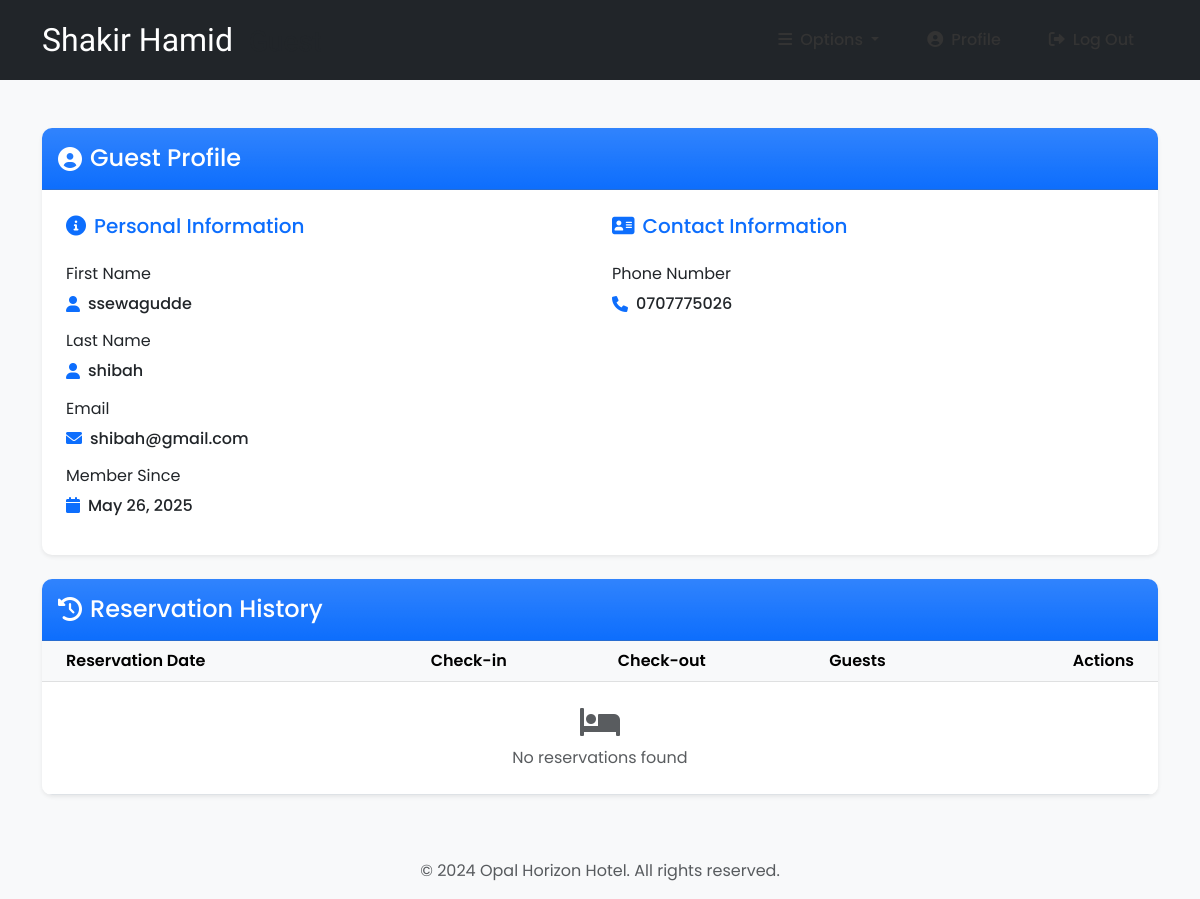
The page /guest-profile/2 (signed in) on the database its author committed.
### accounts/models.py (models this page shows, shortened)
class Guest(models.Model):
    user = models.OneToOneField(User, null=True, on_delete=models.CASCADE)
    phoneNumber = PhoneNumberField(unique=True)
    def currentRoom(self):
        Booking = apps.get_model('room', 'Booking')
        booking = Booking.objects.filter(guest=self).last()
        return booking.roomNumber

### accounts/views.py (the view, shortened to what this page needs)
# urls.py: path('guest-profile/<str:pk>', guest_profile, name="guest-profile"),
@login_required(login_url='login')
def guest_profile(request, pk):
    tempUser = User.objects.get(id=pk)
    guest = Guest.objects.get(user=tempUser)
    role = str(request.user.groups.all()[0])
    path = role + "/"
    eventAttendees = EventAttendees.objects.filter(guest=guest)
    bookings = Booking.objects.filter(guest=guest)
    context = {
        "role": role,
        "guest": guest,
        "eventAttendees": eventAttendees,
        "bookings": bookings
    }
    return render(request, path + "guest-profile.html", context)

### room/models.py (called while the page is built)
    def __str__(self):
        return str(self.number)

### templates/guest/guest-profile.html
{% block context %}
{% include '../common_pages/guest-profile.html' %}
{% endblock %}

### templates/common_pages/guest-profile.html (shortened to what this page needs)
{% extends 'index.html' %}
{% block context %}
<div class="container py-5">
    <div class="row g-4">
        <div class="col-12">
            <form action="" method="POST" class="needs-validation" novalidate>
                <div class="card shadow-sm">
                    <div class="card-header bg-primary bg-gradient text-white py-3">
                        <div class="d-flex justify-content-between align-items-center">
                            <h4 class="mb-0 d-flex align-items-center">
                                <i class="fas fa-user-circle me-2"></i>
                                Guest Profile
                            </h4>
                        </div>
                    </div>
                    <div class="card-body p-4">
                        <div class="row g-4">
                            <div class="col-md-6">
                                <h5 class="d-flex align-items-center text-primary mb-4">
                                    <i class="fas fa-info-circle me-2"></i>
                                    Personal Information
                                </h5>
                                <div class="mb-3">
                                    <label class="form-label">First Name</label>
                                    {% if guest.user.id == request.user.id %}
                                    <div class="input-group">
                                        <span class="input-group-text"><i class="fas fa-user"></i></span>
                                        <input type="text" class="form-control" id="id_first_name" name="first_name"
                                            value="{{guest.user.first_name}}" required>
                                    </div>
                                    {% else %}
                                    <div class="d-flex align-items-center">
                                        <i class="fas fa-user text-primary me-2"></i>
                                        <span class="h6 mb-0">{{guest.user.first_name}}</span>
                                    </div>
                                    {% endif %}
                                </div>
                                <div class="mb-3">
                                    <label class="form-label">Last Name</label>
                                    {% if guest.user.id == request.user.id %}
                                    <div class="input-group">
                                        <span class="input-group-text"><i class="fas fa-user"></i></span>
                                        <input type="text" class="form-control" id="id_last_name" name="last_name"
                                            value="{{guest.user.last_name}}" required>
                                    </div>
                                    {% else %}
                                    <div class="d-flex align-items-center">
                                        <i class="fas fa-user text-primary me-2"></i>
                                        <span class="h6 mb-0">{{guest.user.last_name}}</span>
                                    </div>
                                    {% endif %}
                                </div>
                                <div class="mb-3">
                                    <label class="form-label">Email</label>
                                    <div class="d-flex align-items-center">
                                        <i class="fas fa-envelope text-primary me-2"></i>
                                        <span class="h6 mb-0">{{guest.user.email}}</span>
                                    </div>
                                </div>
                                <div class="mb-3">
                                    <label class="form-label">Member Since</label>
                                    <div class="d-flex align-items-center">
                                        <i class="fas fa-calendar text-primary me-2"></i>
                                        <span class="h6 mb-0">{{guest.user.date_joined|date:"F j, Y"}}</span>
                                    </div>
                                </div>
                            </div>
                            <div class="col-md-6">
                                <h5 class="d-flex align-items-center text-primary mb-4">
                                    <i class="fas fa-address-card me-2"></i>
                                    Contact Information
                                </h5>
                                <div class="mb-3">
                                    <label class="form-label">Phone Number</label>
                                    {% if guest.user.id == request.user.id %}
                                    <div class="input-group">
                                        <span class="input-group-text"><i class="fas fa-phone"></i></span>
                                        <input type="text" class="form-control" id="id_phoneNumber" name="phoneNumber"
                                            value="{{guest.phoneNumber}}" required>
                                    </div>
                                    {% else %}
                                    <div class="d-flex align-items-center">
                                        <i class="fas fa-phone text-primary me-2"></i>
                                        <span class="h6 mb-0">{{guest.phoneNumber}}</span>
                                    </div>
                                    {% endif %}
                                </div>
                            </div>
                        </div>
                    </div>
                </div>
            </form>
        </div>
        <div class="col-12">
            <div class="card shadow-sm">
                <div class="card-header bg-primary bg-gradient text-white py-3">
                    <h4 class="mb-0 d-flex align-items-center">
                        <i class="fas fa-history me-2"></i>
                        Reservation History
                    </h4>
                </div>
                <div class="card-body p-0">
                    <div class="table-responsive">
                        <table class="table table-hover mb-0">
                            <thead class="table-light">
                                <tr>
                                    <th class="px-4">Reservation Date</th>
                                    <th>Check-in</th>
                                    <th>Check-out</th>
                                    <th>Guests</th>
                                    {% if role == "guest" %}
                                    <th class="text-end pe-4">Actions</th>
                                    {% endif %}
                                </tr>
                            </thead>
                            <tbody>
                                {% for booking in bookings %}
                                <tr>
                                    <td class="px-4">{{booking.dateOfReservation|date:"M j, Y"}}</td>
                                    <td>{{booking.startDate|date:"M j, Y"}}</td>
                                    <td>{{booking.endDate|date:"M j, Y"}}</td>
                                    <td>{{booking.numOfResidents}}</td>
                                    {% if role == "guest" %}
                                    <td class="text-end pe-4">
                                        <form action="{% url 'request-refund' %}" method="POST" class="d-inline">
                                            {% csrf_token %}
                                            <input type="hidden" value="{{booking.id}}" name="bookingId">
                                            <button type="submit" class="btn btn-outline-primary btn-sm" name="refReq">
                                                <i class="fas fa-undo me-2"></i>Request Refund
                                            </button>
                                        </form>
                                    </td>
                                    {% endif %}
                                </tr>
                                {% empty %}
                                <tr>
                                    <td colspan="{% if role == 'guest' %}5{% else %}4{% endif %}"
                                        class="text-center py-4 text-muted">
                                        <i class="fas fa-bed fa-2x mb-2"></i>
                                        <p class="mb-0">No reservations found</p>
                                    </td>
                                </tr>
                                {% endfor %}
                            </tbody>
                        </table>
                    </div>
                </div>
            </div>
        </div>
    </div>
</div>
{% endblock %}

### templates/incs/nav.html (shortened to what this page needs)
<nav class="navbar navbar-expand-lg navbar-dark bg-dark py-3">
    <div class="container">
        <a href="" class="navbar-brand">
            <h2 class="text-capitalize mb-0">
                {{ request.user.first_name }} {{ request.user.last_name }}
                <small class="ms-2 text-muted">{{ role }}</small>
            </h2>
        </a>
        <div class="collapse navbar-collapse" id="navbarTags">
            <ul class="navbar-nav ms-auto align-items-center">
                <li class="nav-item dropdown">
                    <a class="nav-link dropdown-toggle px-3" href="#" id="navbarDropdown" role="button"
                        data-bs-toggle="dropdown" aria-expanded="false">
                        <i class="fas fa-bars me-2"></i>Options
                    </a>
                </li>
                <li class="nav-item">
                    {% if role == 'guest' %}
                    <a href="{% url 'guest-profile' user.id %}" class="nav-link px-3">
                        <i class="fas fa-user-circle me-2"></i>Profile
                    </a>
                    {% endif %}
                </li>
                <li class="nav-item">
                    <a href="{% url 'logout' %}" class="nav-link px-3">
                        <i class="fas fa-sign-out-alt me-2"></i>Log Out
                    </a>
                </li>
            </ul>
        </div>
    </div>
</nav>

### static/css/main.css (style rules this page uses)
* { margin: 0; padding: 0; -webkit-font-smoothing: antialiased; }
body { position: relative; font-family: 'Segoe UI', Tahoma, Geneva, Verdana, sans-serif; background-color: #f8f9fa; }
.navbar { padding: 1rem 0; }
.navbar .nav-item { font-size: 1rem; margin: 0 0.5rem; }
.navbar .nav-link { color: #333 !important; transition: color 0.3s ease; }
.card { border: none; transition: transform 0.3s ease, box-shadow 0.3s ease; }

### templates/index.html (style rules this page uses)
body { min-height: 100vh; display: flex; flex-direction: column; font-family: 'Poppins', sans-serif; }
.navbar-brand { font-family: 'Redressed', cursive; font-size: 1.5rem; }
.nav-link { font-weight: 500; transition: color 0.3s ease; }

### templates/common_pages/guest-profile.html (style rules this page uses)
.card { border: none; border-radius: 10px; overflow: hidden; }
.table th { font-weight: 600; border-top: none; }
.table td { vertical-align: middle; }

### rows shown on the page
Guest: user.first_name "ssewagudde", user.last_name "shibah", user.email "shibah@gmail.com", user.date_joined "May 26, 2025", phoneNumber "0707775026"

### other values the page prints
{{ request.user.first_name }} "Shakir"
{{ request.user.last_name }} "Hamid"
